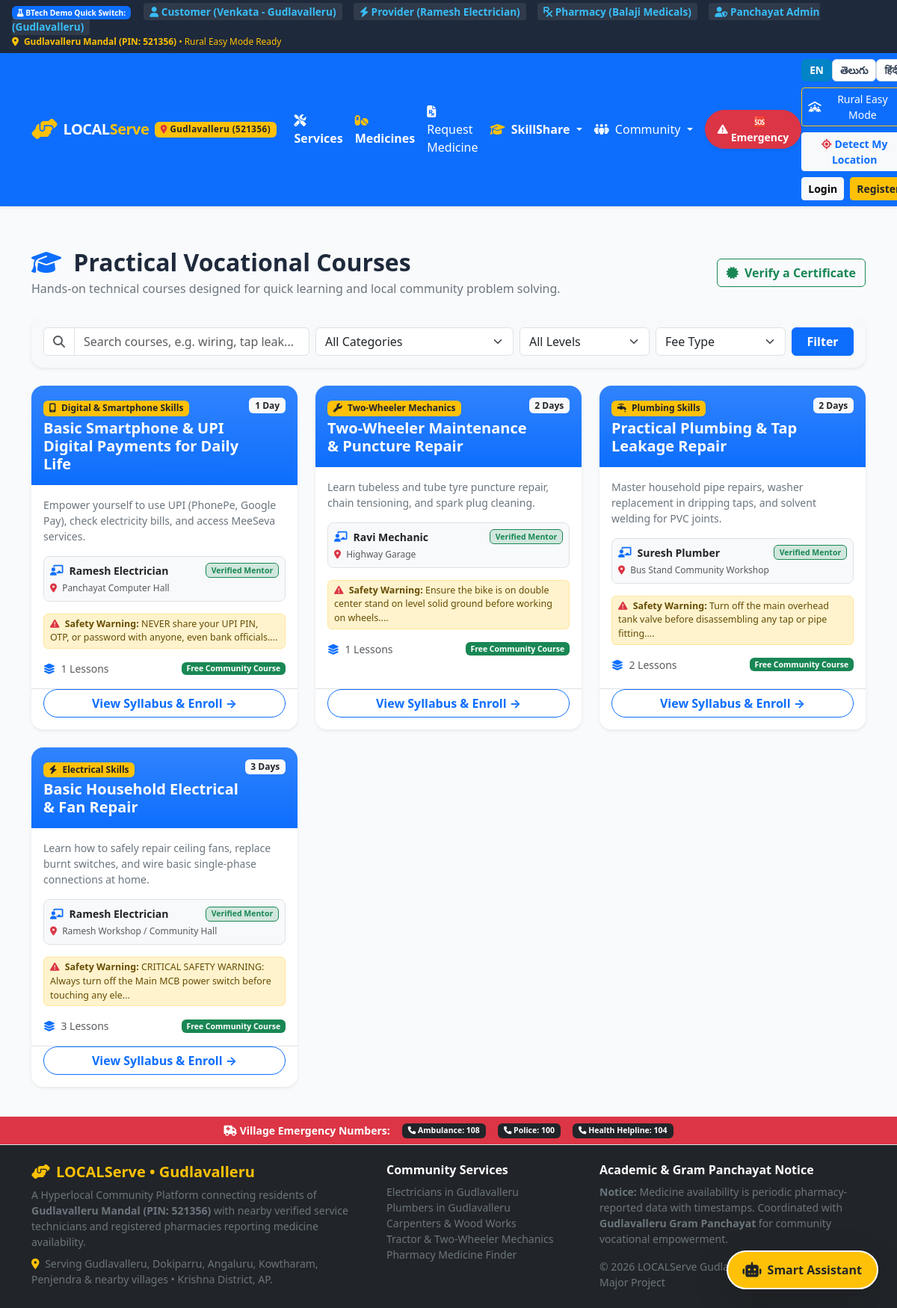
The app's page /skillshare/courses, older data.
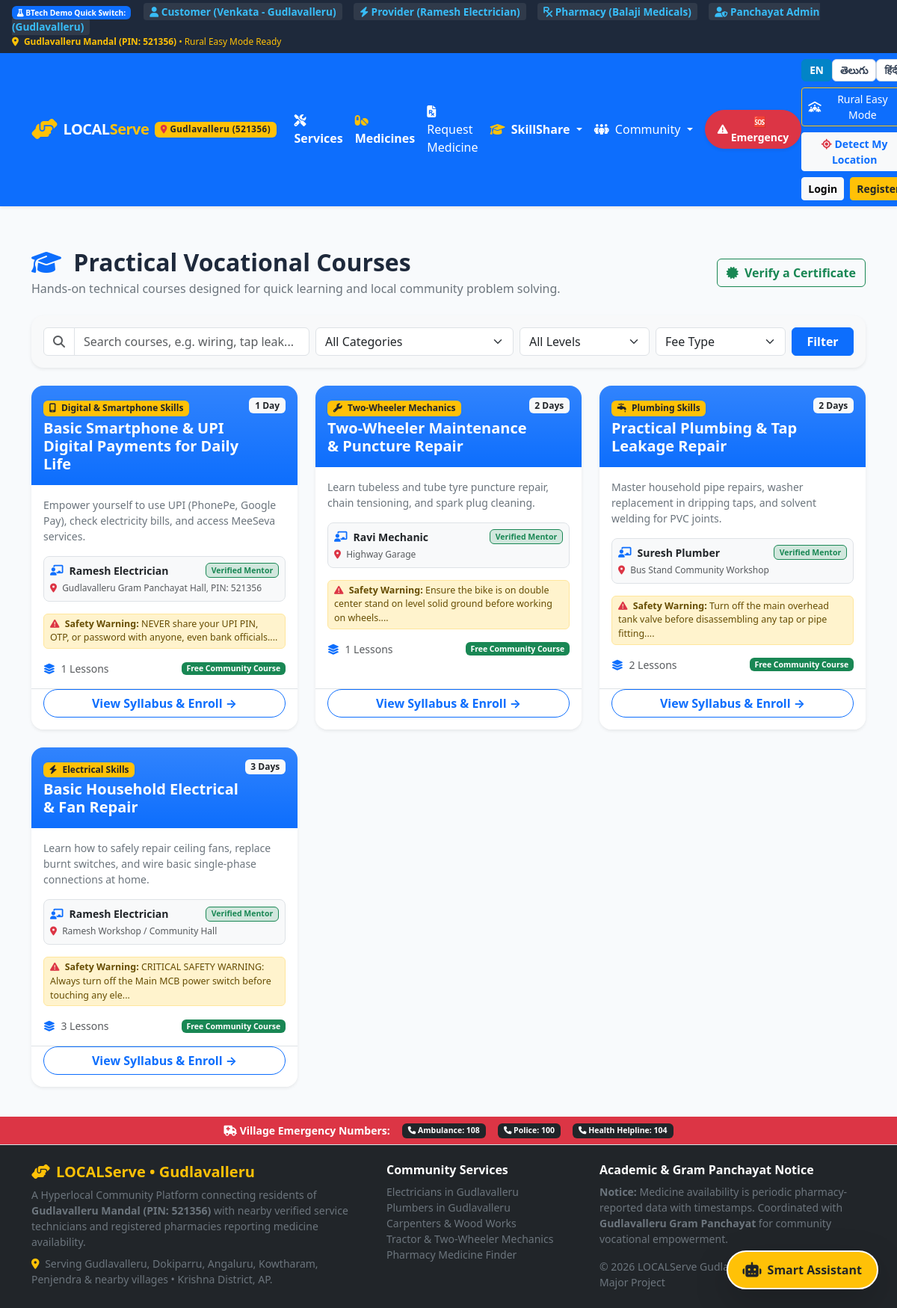
The same page, newer data.
### tables this page shows
CREATE TABLE courses (
        course_id INTEGER PRIMARY KEY AUTOINCREMENT,
        mentor_id INTEGER NOT NULL,
        skill_id INTEGER NOT NULL,
        title TEXT NOT NULL,
        description TEXT,
        level TEXT DEFAULT 'Beginner' CHECK(level IN ('Beginner', 'Intermediate', 'Advanced')),
        duration TEXT DEFAULT '3 Days',
        fee REAL DEFAULT 0.0,
        mode TEXT DEFAULT 'In-Person',
        location TEXT,
        safety_instructions TEXT,
        created_at TIMESTAMP DEFAULT CURRENT_TIMESTAMP,
        FOREIGN KEY (mentor_id) REFERENCES mentor_profiles(mentor_id) ON DELETE CASCADE,
        FOREIGN KEY (skill_id) REFERENCES skill_categories(skill_id) ON DELETE CASCADE
    );

CREATE TABLE skill_categories (
        skill_id INTEGER PRIMARY KEY AUTOINCREMENT,
        name TEXT NOT NULL UNIQUE,
        category_code TEXT NOT NULL UNIQUE,
        icon TEXT NOT NULL,
        telugu_name TEXT,
        hindi_name TEXT,
        description TEXT
    );

CREATE TABLE users (
        user_id INTEGER PRIMARY KEY AUTOINCREMENT,
        name TEXT NOT NULL,
        email TEXT UNIQUE NOT NULL,
        phone TEXT NOT NULL,
        password_hash TEXT NOT NULL,
        role TEXT NOT NULL CHECK(role IN ('customer', 'provider', 'pharmacy', 'admin')),
        latitude REAL DEFAULT 17.3850,
        longitude REAL DEFAULT 78.4867,
        address TEXT,
        created_at TIMESTAMP DEFAULT CURRENT_TIMESTAMP
    );

### routes/skillshare.py (the view)
@skillshare_bp.route('/courses')
def courses_list():
    cat_code = request.args.get('category', '')
    level = request.args.get('level', '')
    fee_type = request.args.get('fee', '')  # 'free' or 'paid'
    search = request.args.get('q', '').strip().lower()
    query = """
        SELECT c.*, sc.name as category_name, sc.category_code, sc.icon as category_icon,
               u.name as mentor_name, u.phone as mentor_phone, mp.teaching_mode,
               (SELECT COUNT(*) FROM course_lessons WHERE course_id = c.course_id) as lesson_count
        FROM courses c
        JOIN skill_categories sc ON c.skill_id = sc.skill_id
        JOIN mentor_profiles mp ON c.mentor_id = mp.mentor_id
        JOIN providers p ON mp.provider_id = p.provider_id
        JOIN users u ON p.user_id = u.user_id
        WHERE mp.verification_status = 'Verified'
    """
    params = []
    if cat_code:
        query += " AND sc.category_code = ?"
        params.append(cat_code)
    if level:
        query += " AND c.level = ?"
        params.append(level)
    if fee_type == 'free':
        query += " AND c.fee = 0"
    elif fee_type == 'paid':
        query += " AND c.fee > 0"
    if search:
        query += " AND (LOWER(c.title) LIKE ? OR LOWER(c.description) LIKE ? OR LOWER(sc.name) LIKE ?)"
        t = f"%{search}%"
        params.extend([t, t, t])
    query += " ORDER BY c.course_id DESC"
    courses = query_db(query, tuple(params))
    categories = query_db("SELECT * FROM skill_categories ORDER BY name ASC")
    return render_template(
        'courses.html',
        courses=courses,
        categories=categories,
        selected_category=cat_code,
        selected_level=level,
        selected_fee=fee_type,
        search_query=search
    )

### database.py (called while the page is built)
def get_db():
    if 'db' not in g:
        g.db = sqlite3.connect(Config.DATABASE_PATH)
        g.db.row_factory = sqlite3.Row
        g.db.execute("PRAGMA foreign_keys = ON")
        g.db.create_function("haversine", 4, haversine)
    return g.db

def query_db(query, args=(), one=False):
    db = get_db()
    cur = db.execute(query, args)
    rv = cur.fetchall()
    cur.close()
    return (rv[0] if rv else None) if one else rv

### templates/courses.html (shortened to what the changed rows need)
{% extends 'base.html' %}
{% block content %}
<div class="container py-4">
  <div class="d-flex justify-content-between align-items-center flex-wrap gap-2 mb-4">
    <div>
      <h2 class="fw-bold mb-1">
        <i class="fa-solid fa-graduation-cap text-primary me-2"></i> Practical Vocational Courses
      </h2>
    </div>
  </div>
  {% if courses %}
    <div class="row g-4">
      {% for course in courses %}
      <div class="col-md-6 col-lg-4">
        <div class="card h-100 border-0 shadow-sm rounded-4 overflow-hidden d-flex flex-column hover-lift transition">
          <div class="bg-primary bg-gradient text-white p-3 d-flex justify-content-between align-items-start">
            <div>
              <span class="badge bg-warning text-dark fw-bold mb-1">
                <i class="fa-solid {{ course.category_icon or 'fa-wrench' }} me-1"></i> {{ course.category_name }}
              </span>
              <h5 class="fw-bold mb-0 text-white">{{ course.title }}</h5>
            </div>
            <span class="badge bg-light text-dark">{{ course.duration }}</span>
          </div>
          <div class="card-body p-3 flex-grow-1">
            <p class="text-secondary small mb-3">{{ course.description }}</p>
            <div class="p-2 bg-light rounded-3 mb-3 small border">
              <div class="d-flex align-items-center gap-2 mb-1">
                <i class="fa-solid fa-chalkboard-user text-primary"></i>
                <span class="fw-bold text-dark">{{ course.mentor_name }}</span>
                <span class="badge bg-success-subtle text-success ms-auto border border-success">Verified Mentor</span>
              </div>
              <div class="text-muted text-truncate" style="font-size: 0.75rem;">
                <i class="fa-solid fa-location-dot me-1 text-danger"></i> {{ course.location or 'Local Garage / Community Hall' }}
              </div>
            </div>
            {% if course.safety_instructions %}
            <div class="alert alert-warning py-1 px-2 rounded-2 small mb-3" style="font-size: 0.78rem;">
              <i class="fa-solid fa-triangle-exclamation text-danger me-1"></i>
              <strong>Safety Warning:</strong> {{ course.safety_instructions[:90] }}...
            </div>
            {% endif %}
            <div class="d-flex justify-content-between align-items-center text-muted small mt-auto">
              <span><i class="fa-solid fa-layer-group me-1 text-primary"></i> {{ course.lesson_count or 1 }} Lessons</span>
              {% if course.fee == 0 %}
                <span class="badge bg-success">Free Community Course</span>
              {% else %}
                <span class="badge bg-dark">₹{{ "%.0f"|format(course.fee) }}</span>
              {% endif %}
            </div>
          </div>
          <div class="card-footer bg-white border-top p-3 pt-0">
            <a href="{{ url_for('skillshare.course_detail', course_id=course.course_id) }}" class="btn btn-outline-primary w-100 fw-bold rounded-pill">
              View Syllabus & Enroll &rarr;
            </a>
          </div>
        </div>
      </div>
      {% endfor %}
    </div>
  {% endif %}
</div>
{% endblock %}

Row changes from the older to the newer data that the page shows:
changed courses "Basic Smartphone & UPI Digital Payments for Daily Life": location "Panchayat Computer Hall" → "Gudlavalleru Gram Panchayat Hall, PIN: 521356"
